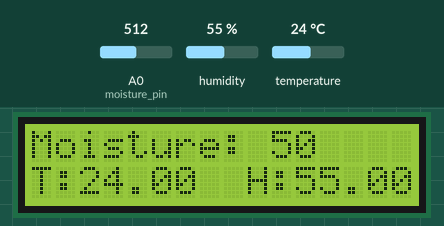
Recording of a sketch running on a simulated Arduino Uno, built with avr-gcc and run on an emulated ATmega328P. Shown: 16×2 character LCD. The inputs (shaded band) are chosen by the test bench; at power-on: humidity 55 %, A0 (moisture_pin) = 512, temperature 24 °C.

Above: at 6.3 s.
6.4 s: humidity set to 22 %
At 11.6 s:
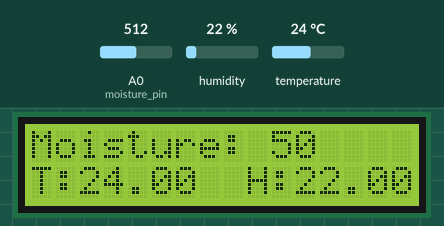
12.0 s: A0 (moisture_pin) set to 716
At 16.3 s:
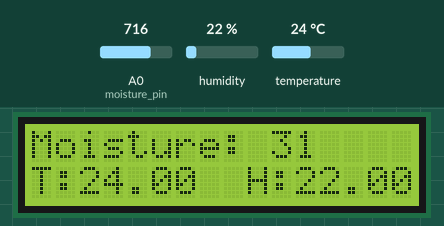
17.6 s: temperature set to 12 °C
At 21.0 s:
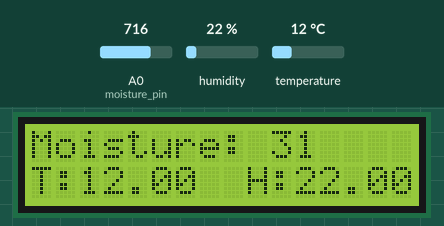
23.2 s: A0 (moisture_pin) set to 900
At 26.8 s:
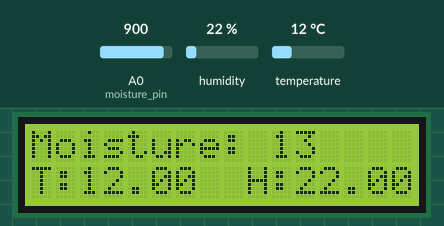
28.8 s: humidity set to 40 %
At 31.5 s:
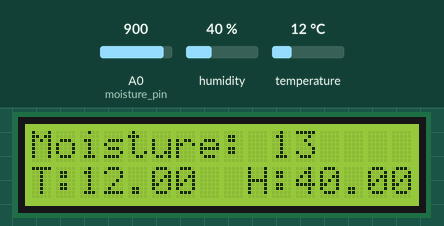
34.4 s: A0 (moisture_pin) set to 1023
At 36.1 s:
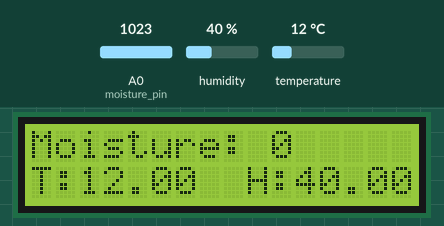
Timing chart, 0 to 37.6 s (numbered marks = the images above; inputs shaded):
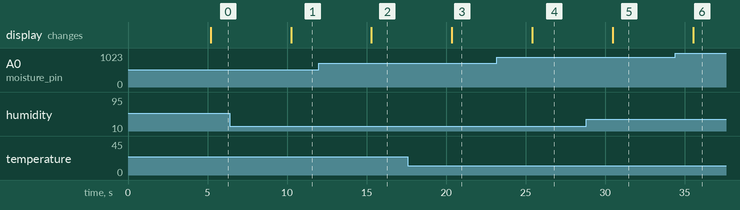

Measured:
- after the input at 6.4 s, the display: changes after 3.9 s (image 1)
- after the input at 12.0 s, the display: changes after 3.3 s (image 2)
- after the input at 17.6 s, the display: changes after 2.8 s (image 3)
- after the input at 23.2 s, the display: changes after 2.2 s (image 4)
- after the input at 28.8 s, the display: changes after 1.7 s (image 5)
- after the input at 34.4 s, the display: changes after 1.1 s (image 6)

The sketch:

Soil_Moisture_Sensor.ino
```cpp
#include <Adafruit_Sensor.h>
#include "DHT.h"
#define DHTPIN 11
#define DHTTYPE    DHT11
#include <Wire.h>
#include <LiquidCrystal_I2C.h>
LiquidCrystal_I2C lcd(0x27,16,2);
#define moisture_pin A0
int sensorValue;
int limit = 300;
DHT dht(DHTPIN, DHTTYPE);
uint32_t delayMS;
void setup() {
 Serial.begin(9600);
 lcd.init();
 lcd.begin(16, 2);
 lcd.backlight();
 pinMode(moisture_pin, INPUT);
 dht.begin();
 lcd.setCursor(1,0);
 lcd.print("Plant Monitor");
 delay(5000);
}

void loop() {

 int sensorValue = map(analogRead(moisture_pin), 0, 1023, 100, 0); //read sensor and scale the reading 100% to 0%

  // Reading temperature or humidity takes about 250 milliseconds!
  // Sensor readings may also be up to 2 seconds 'old' (its a very slow sensor)
  float h = dht.readHumidity();
  // Read temperature as Celsius (the default)
  float t = dht.readTemperature();
  // Read temperature as Fahrenheit (isFahrenheit = true)
  float f = dht.readTemperature(true);

  // Check if any reads failed and exit early (to try again).
  if (isnan(h) || isnan(t) || isnan(f)) {
    Serial.println(F("Failed to read from DHT sensor!"));
    return;
  }
  lcd.clear();
  lcd.setCursor(0,0);
  lcd.print("Moisture:");
  lcd.setCursor(10,0);
  lcd.print(sensorValue);
  lcd.setCursor(0,1);
  lcd.print("T:");
  lcd.setCursor(2,1);
  lcd.print(t);
  lcd.setCursor(9,1);
  lcd.print("H:");
  lcd.setCursor(11,1);
  lcd.print(h);
 delay(5000);
}
```
